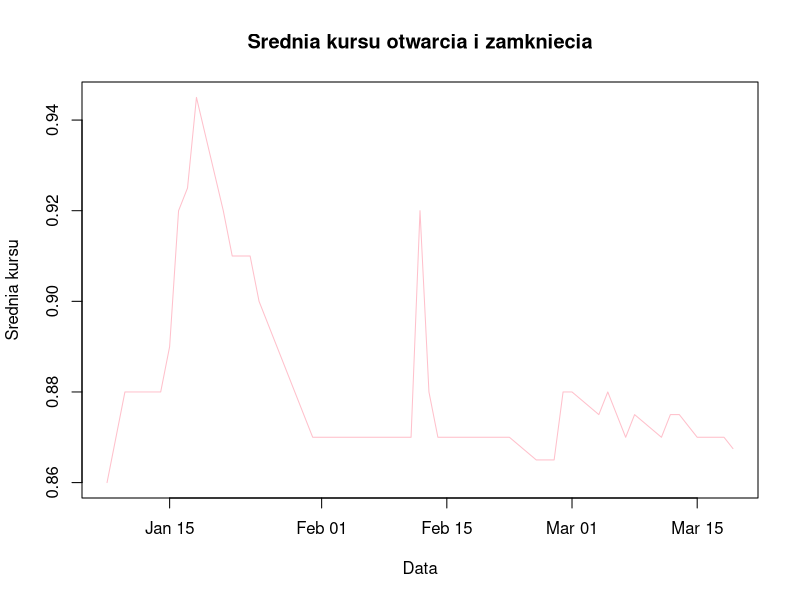
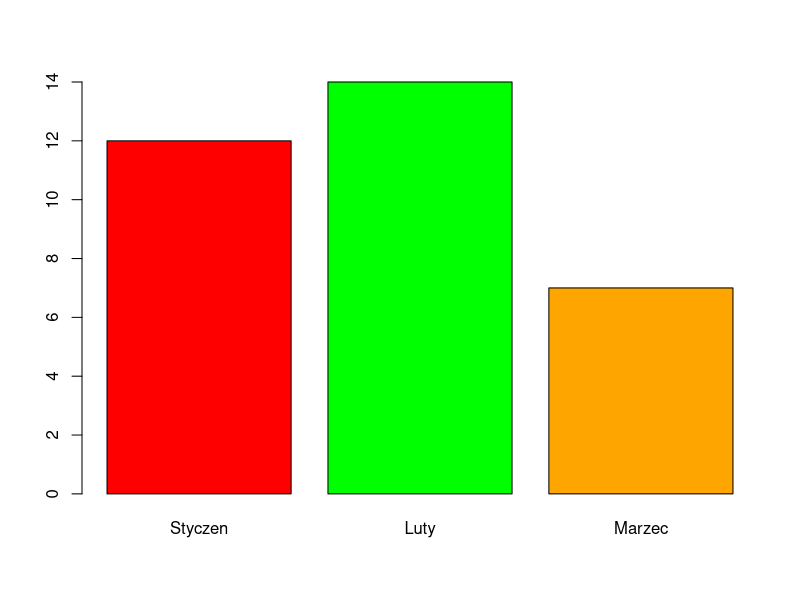
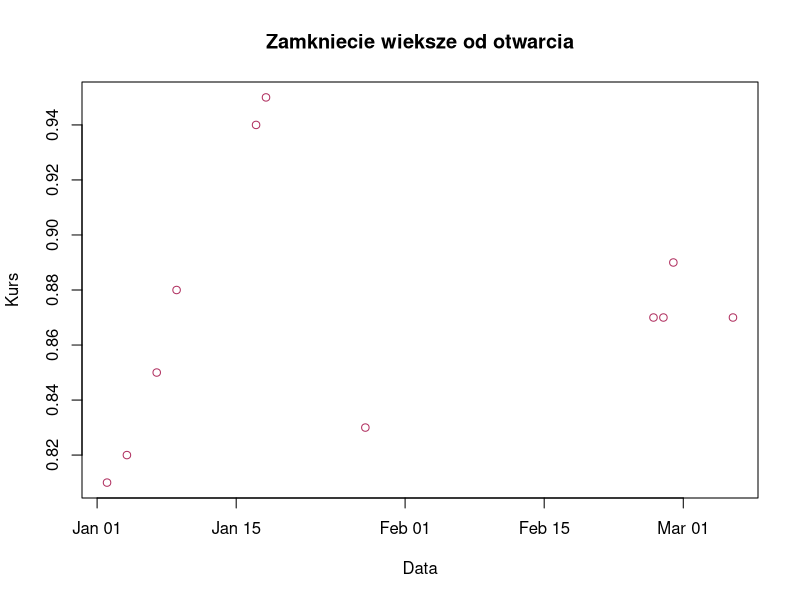

These figures' R source, in order:
## ---- chunk 1
knitr::opts_chunk$set(echo = TRUE)
## ---- chunk 2
library(dplyr)
## ---- chunk 3
#setwd('~/Desktop/ts-r/cw4')
df <- read.csv("08n_d.csv")
head(df)
## ---- chunk 4
Data<-df$Data
Otwarcie<-df$Otwarcie
Najwyzszy<-df$Najwyzszy
Najnizszy<-df$Najnizszy
Zamkniecie<-df$Zamkniecie
Wolumen<-df$Wolumen
## ---- chunk 5
Data2 <- as.Date(Data, "%Y-%m-%d")
df<-cbind(df,Data2)
## ---- chunk 6
df %>%
  filter(Otwarcie > 0.85 ) %>%
  mutate(srednia = (Otwarcie+Zamkniecie)/2) %>%
  select(Data2, Otwarcie, Zamkniecie, srednia) -> result
head(result)
## ---- chunk 7
plot(result$Data2, result$srednia, xlab="Data", ylab = "Srednia kursu", main = "Srednia kursu otwarcia i zamkniecia", type="l", col="pink")
## ---- chunk 8
df %>%
  filter(Otwarcie==Zamkniecie ) %>%
  mutate(staly_kurs= Otwarcie) %>%
  mutate(month = format(Data2, "%m")) %>%
  group_by(month) %>%
  select(month,Data2,staly_kurs) -> result1
result1
## ---- chunk 9
a=lengths(result1[result1$month=="01",1],use.names = FALSE)
b=lengths(result1[result1$month=="02",1],use.names = FALSE)
c=lengths(result1[result1$month=="03",1],use.names = FALSE)
wykres=c(a,b,c)
barplot(wykres, names=c("Styczen","Luty","Marzec"), col = c("red","green","orange"))
## ---- chunk 10
df %>%
  filter(Zamkniecie>Otwarcie) %>%
  mutate(roznica = Zamkniecie-Otwarcie) %>%
  summarise(roznicasrednia = mean(roznica)) 
## ---- chunk 11
x <- df[Zamkniecie>Otwarcie, c(7,5)]
plot(x, xlab="Data", ylab="Kurs", col="maroon", main="Zamkniecie wieksze od otwarcia")
